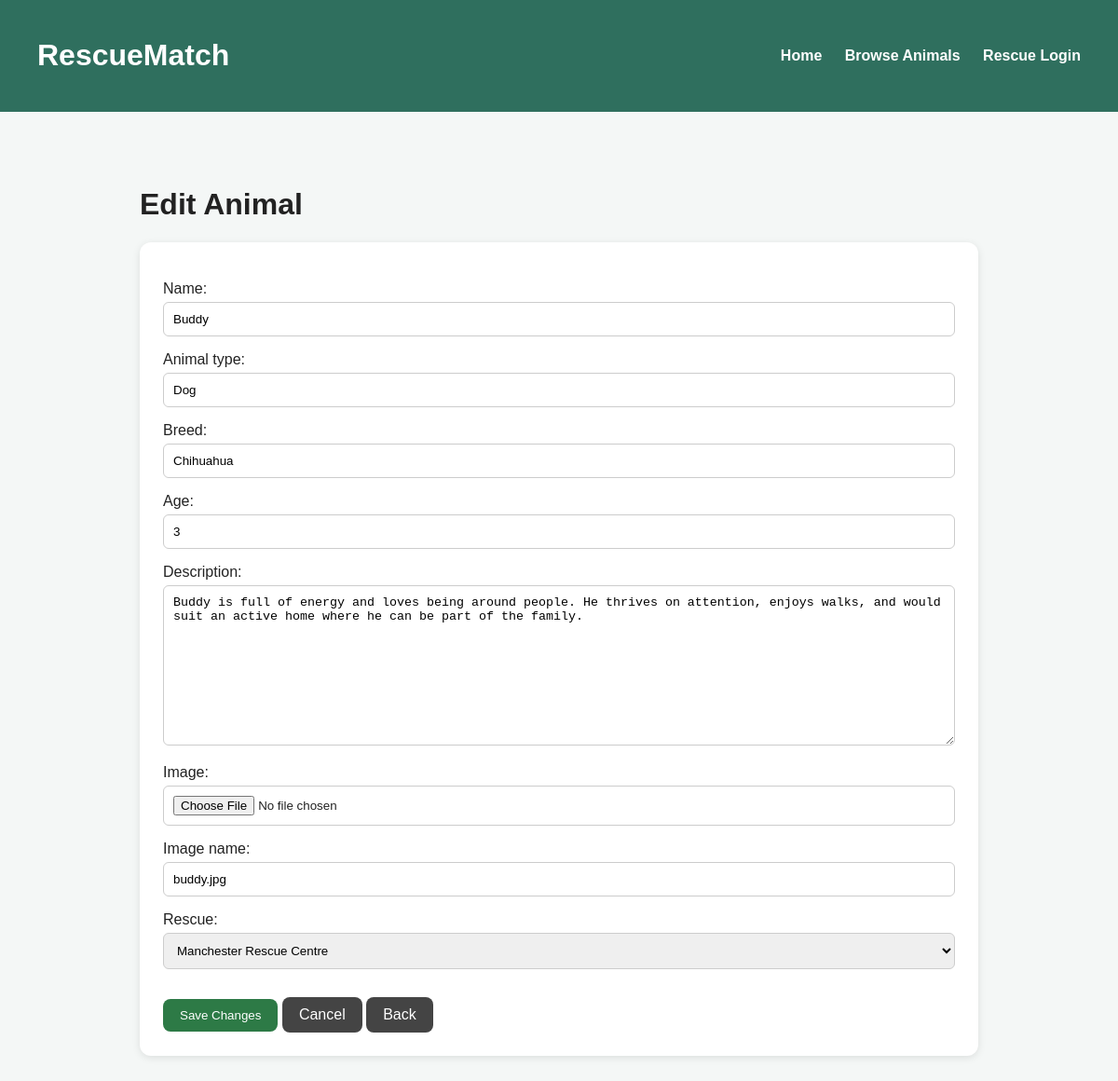
The page /manage-animals/1/edit/ on the database as committed earlier.
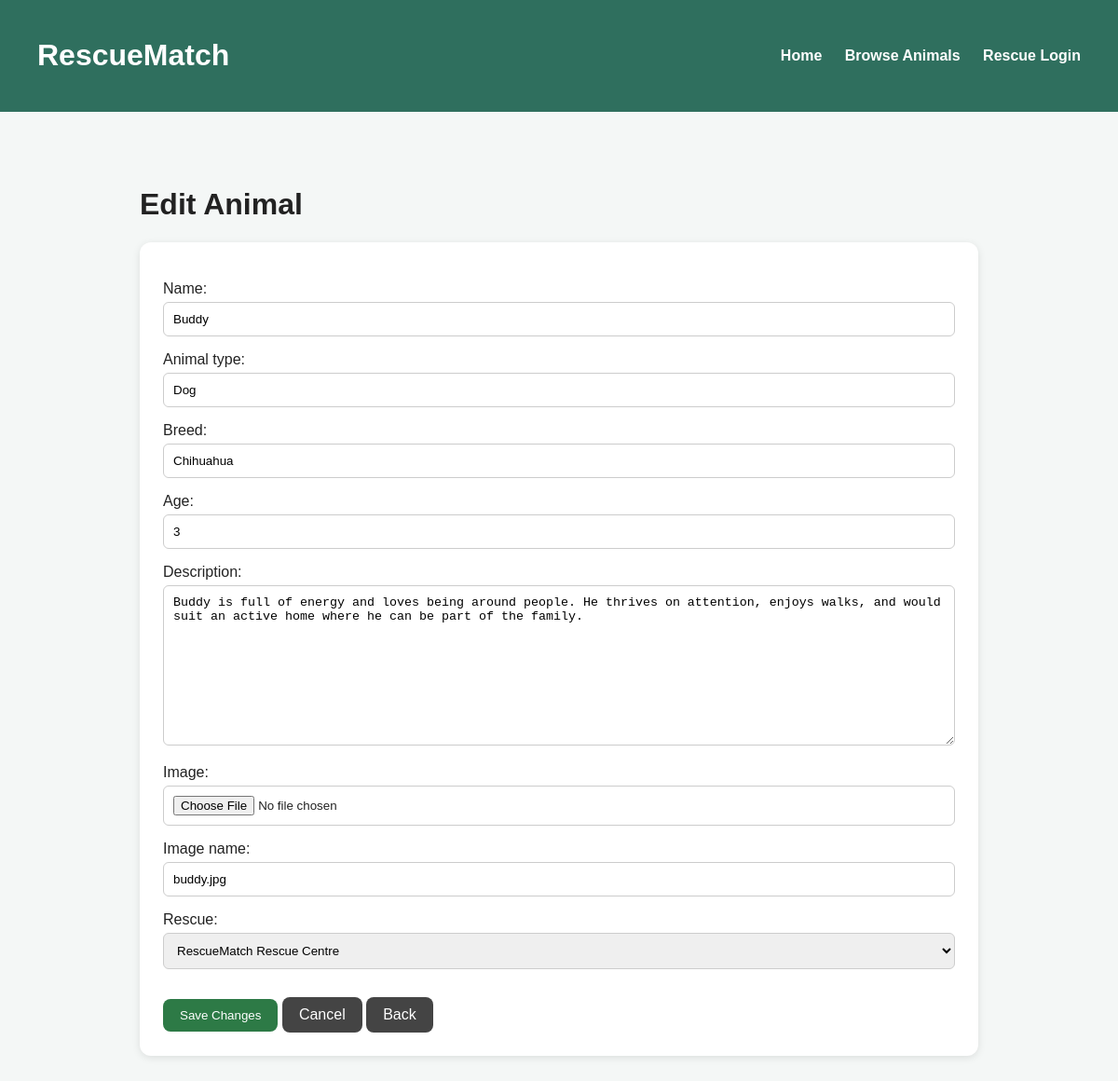
The same page on the database as committed later.
### animals/models.py (models this page shows, shortened)
class Animal(models.Model):
    name = models.CharField(max_length=100)
    animal_type = models.CharField(max_length=50)
    breed = models.CharField(max_length=100)
    age = models.PositiveIntegerField()
    description = models.TextField()
    image = models.ImageField(
        upload_to="animals/",
        blank=True,
        null=True,
    )
    rescue = models.ForeignKey(
        RescueCentre,
        on_delete=models.CASCADE,
        related_name="animals",
    )
    image_name = models.CharField(max_length=100, blank=True)

class RescueCentre(models.Model):
    name = models.CharField(max_length=100)
    location = models.CharField(max_length=100)
    email = models.EmailField()
    phone = models.CharField(max_length=30)
    def __str__(self):
        return self.name

### animals/views.py (the view)
# urls.py: path("manage-animals/<int:animal_id>/edit/", views.edit_animal, name="edit_animal"),
def edit_animal(request, animal_id):
    animal = get_object_or_404(Animal, id=animal_id)
    if request.method == "POST":
        form = AnimalForm(request.POST, request.FILES, instance=animal)
        if form.is_valid():
            form.save()
            return redirect("manage_animals")
    else:
        form = AnimalForm(instance=animal)
    return render(request, "animal_form.html", {
        "form": form,
        "page_title": "Edit Animal",
        "button_text": "Save Changes",
    })

### animals/forms.py
class AnimalForm(forms.ModelForm):
    class Meta:
        model = Animal
        fields = [
            "name",
            "animal_type",
            "breed",
            "age",
            "description",
            "image",
            "image_name",
            "rescue",
        ]

### templates/animal_form.html (shortened to what this page needs)
{% load static %}
<!DOCTYPE html>
<html lang="en">
<head>
    <link rel="stylesheet" href="{% static 'css/style.css' %}">
</head>
<body>
<header class="site-header">
    <h1>RescueMatch</h1>
    <nav>
        <a href="{% url 'home' %}">Home</a>
        <a href="{% url 'browse' %}">Browse Animals</a>
        <a href="{% url 'rescue_login' %}">Rescue Login</a>
    </nav>
</header>
    <main class="form-container">
        <h1>{{ page_title }}</h1>
        <form method="POST" enctype="multipart/form-data" class="animal-form">
            {{ form.as_p }}
            <button type="submit" class="btn primary-btn">{{ button_text }}</button>
            <a href="{% url 'manage_animals' %}" class="btn">Cancel</a>
            <a href="{% url 'manage_animals' %}" class="btn">Back</a>
        </form>
    </main>
</body>
</html>

Rows that differ between the two databases and show on the page:
changed Animal "Dog": rescue "Manchester Rescue Centre" → "RescueMatch Rescue Centre"
